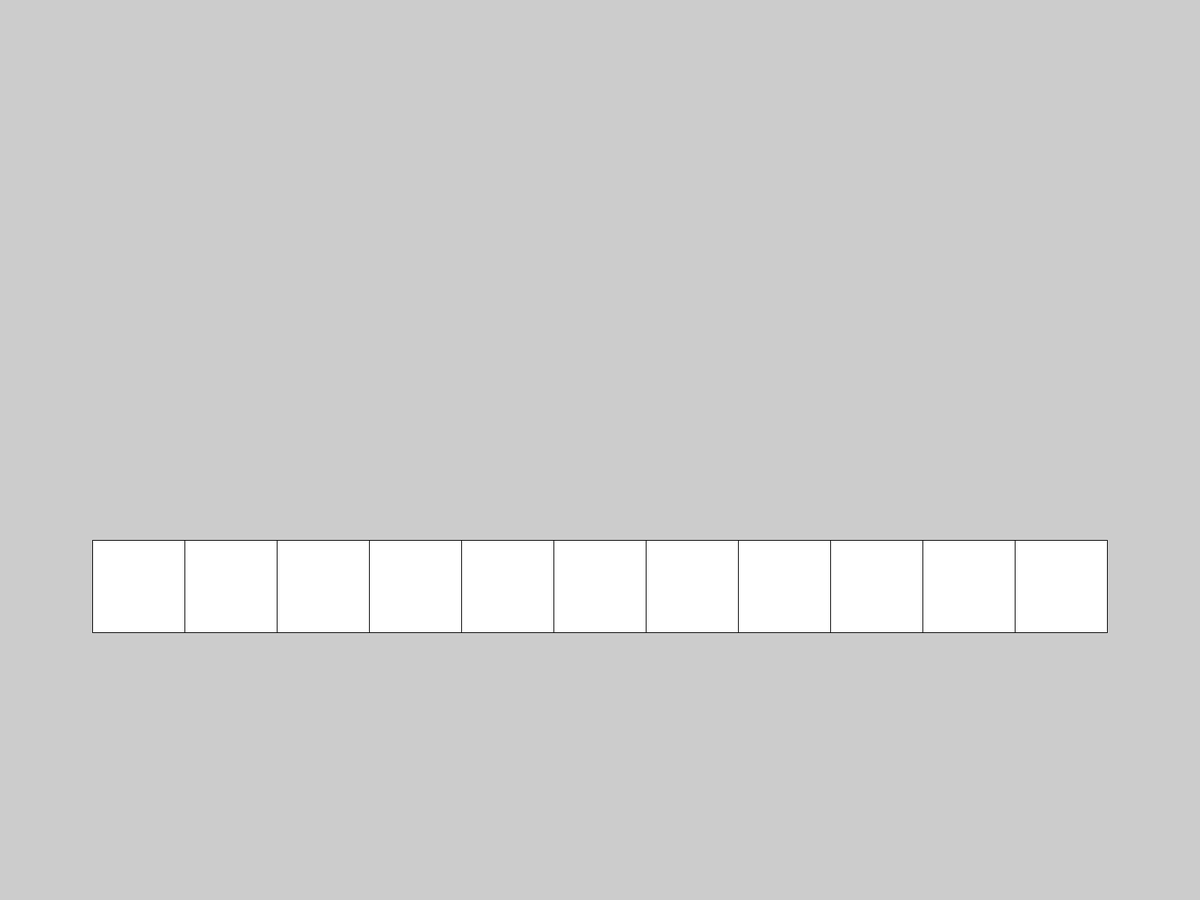
Frame 1 (no input)
Frame 60 (the mouse pressed at the canvas centre just before this capture): identical to frame 1, image omitted
Frame 120 (the mouse held since frame 60 and released just before this capture): identical to frame 1, image omitted

The Processing sketch that drew this single still picture (run headless with seeded random() and noise(); from frame 60 on, the mouse is pressed at the canvas centre):

// Processing sketch: MusicButtons
// ── MusicButtons.pde
/*Music Buttons
*/
// 
//Global Variable
int appWidth, appHeight;
//
void setup() {
  fullScreen();
  appWidth = displayWidth;
  appHeight = displayHeight;
  //
  musicButtons();
  drawButtons(musicButtonX, buttonY, buttonWidth);

  //
}//End Setup
//
void draw() {
}//End Draw
//
void mousePressed() {
}//End MousePressed
//
void keyPressed() {
}//End KeyPressed
//
//End MAIN

// ── Music_Buttons.pde
/*Note
 -
 */
//global variables'
int buttonWidth, buttonY, numberOfButtons = 12;
float[] musicButtonX = new float[numberOfButtons];

void musicButtons() {
  buttonWidth = appWidth/13;
  buttonY = appHeight*3/5;
  musicButtonX[0] = 0;
  for (int i=1; i<musicButtonX.length; i++) {
    musicButtonX[i] = buttonWidth*i;
  }
}//End MusicButtons

void drawButtons(float[] x, float y, float d) {
  for ( int i=1; i<musicButtonX.length; i++) {
    square(x[i], y, d);
  }
}//End drawButtons

void musicSymbols(int whichButton, float divX, float divY, float divDimension ){
divX = smallerDivDimensionXY(divX, divDimension);
divY = smallerDivDimensionXY(divY, divDimension);
divDimension = smallerDivDimensionD(divDimension);
//


}


float smallerDivDimensionXY(float divXY, float divDimension){
return divXY = divXY + divDimension*1/4;
}
float smallerDivDimensionD(float divDimension){
return divDimension = divDimension*1/2;
}

void drawBigTriangle() {}//End drawBigTriangle
void drawLines(){}//End drawLines
